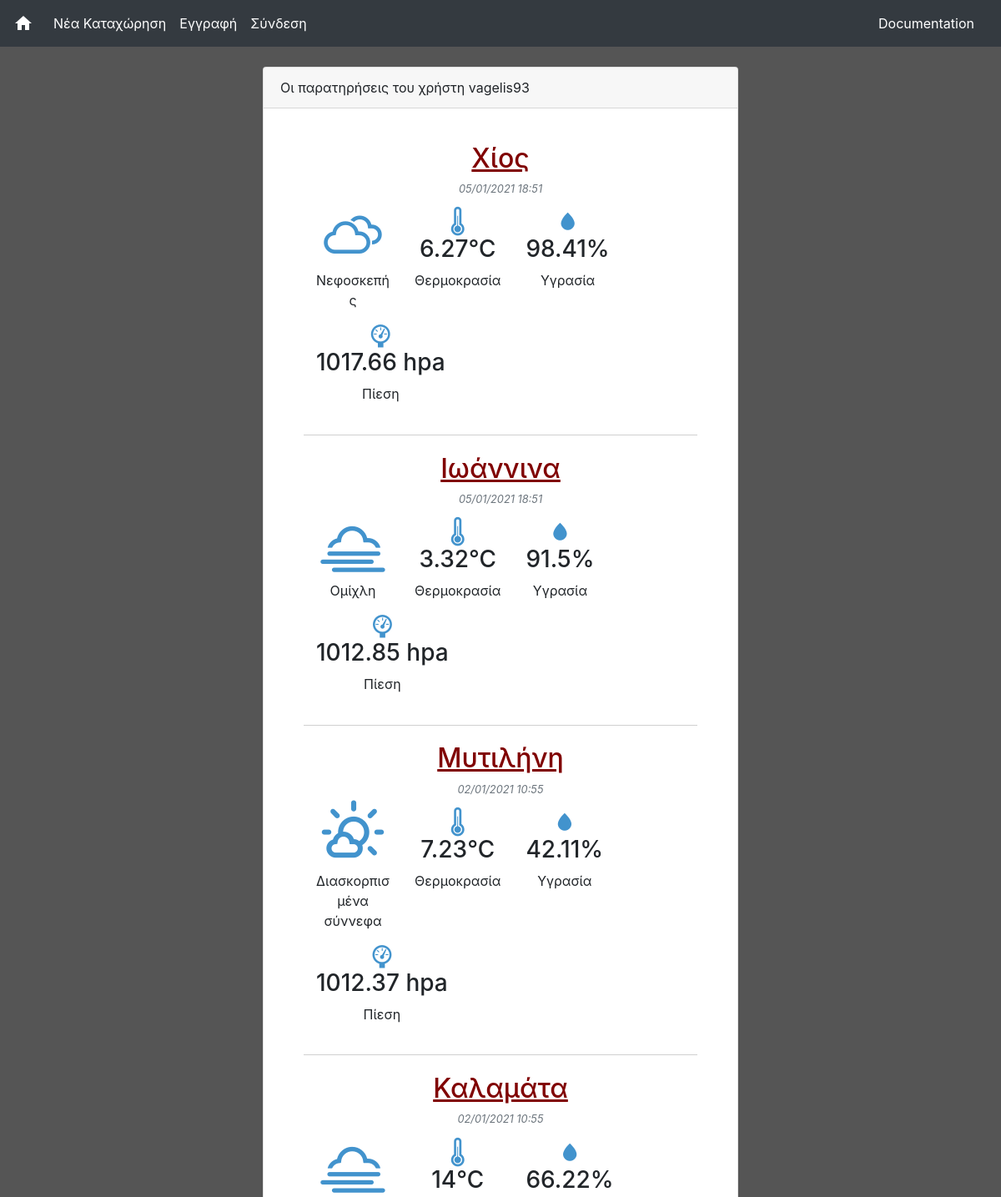
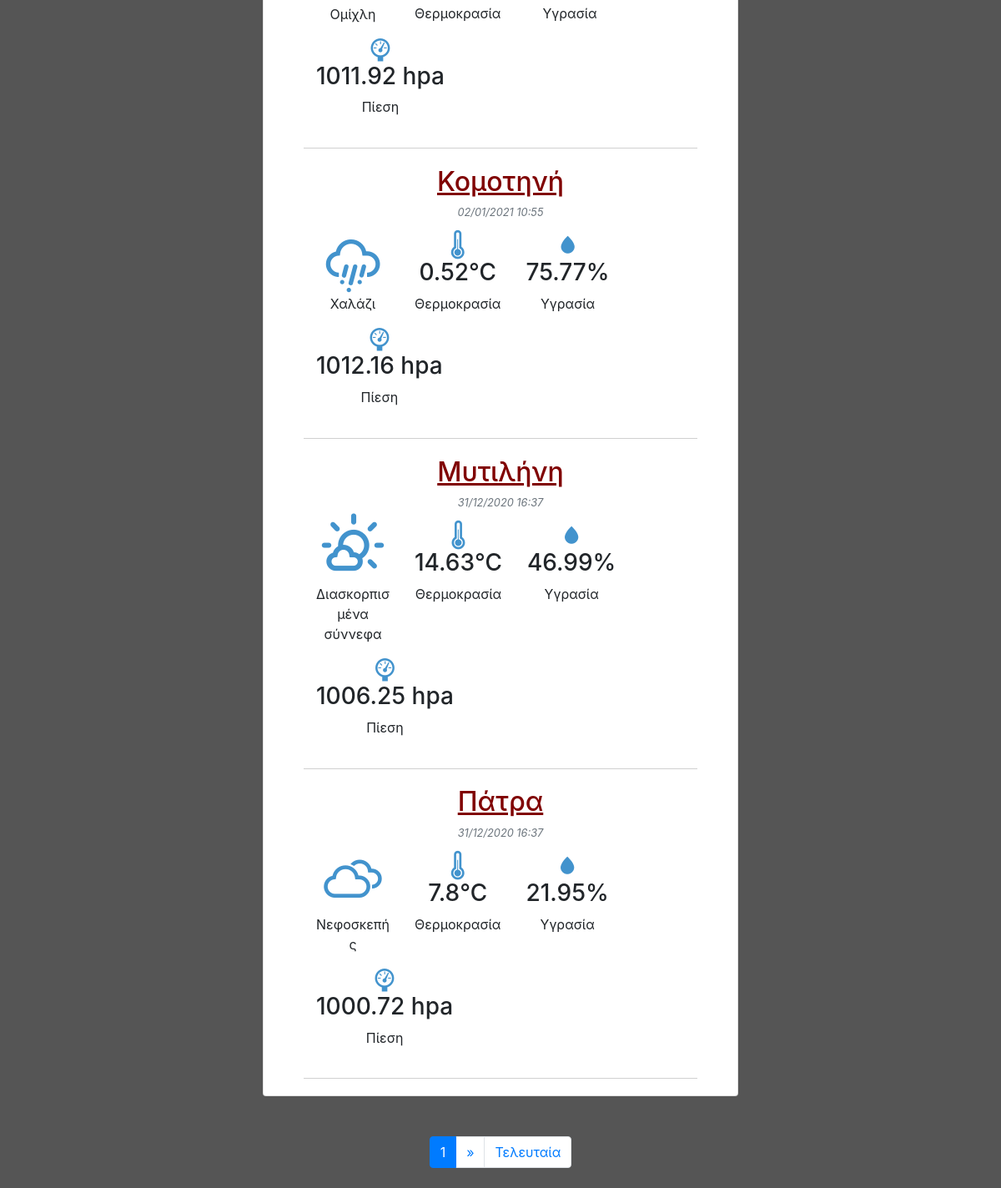
The page /userobservations.php?user=vagelis93 on the database its author committed (2 pictures, top to bottom).
### tables this page shows
CREATE TABLE "observations" (
	"id"	INTEGER UNIQUE,
	"date"	INTEGER NOT NULL,
	"user"	TEXT NOT NULL,
	"latitude"	REAL NOT NULL,
	"longtitude"	REAL NOT NULL,
	"name"	TEXT,
	"temperature"	REAL,
	"humidity"	REAL,
	"pressure"	REAL,
	"conditions"	TEXT,
	"notes"	TEXT,
	PRIMARY KEY("id" AUTOINCREMENT)
);

### userobservations.php (the view, shortened to what this page needs)
<?php session_start();
$page=1;
$records_per_page = 7;
$offset = ($page-1) * $records_per_page;
$db = new SQLite3('databases/database.db');
$username = $_GET['user'];
$observations = $db->query("SELECT * FROM observations WHERE user=\"{$username}\" ORDER BY date DESC LIMIT {$records_per_page} OFFSET {$offset}");
$total_pages = ceil ($db->querySingle("SELECT COUNT(*) as count FROM observations WHERE user=\"{$username}\" ORDER BY date DESC")/$records_per_page);
?>
<html lang="el">
	<head>
		<?php include("includes/frameworks.php")?>
	</head>
	<body>
		<div class="container-fluid h-100">
			<div class="row">
				<div class="col nopadding">
				  <?php include("includes/navmenu.php") ?>
				</div>
			</div>
			<div class="row justify-content-center">
				<div class="col-lg-6">
					<div class="card my-4">
						<div class="card-header">
							Οι παρατηρήσεις του χρήστη <?=$username;?>
						</div>
						<div class="card-body px-5">
							<?php while($row = $observations->fetchArray()): ?>
							<?php $icon = $db->query("SELECT icon FROM conditions WHERE name=\"{$row['conditions']}\"")->fetchArray()['icon'];?>
							<div class="col-auto line-devide">
								<div class="row justify-content-center m-0">
									<div class="col-auto my-auto justify-content-center">
										<h2><a style="text-decoration-line: underline;color:maroon;" href="/obsdetails.php?id=<?=$row['id']?>"><?=$row['name']?></a></h2>
									</div>
								</div>
								<div class="row justify-content-center mb-3">
									<small class="text-muted font-italic"><?=date('d/m/Y H:i', $row['date']);?></small>
								</div>
								<div class="row ">
									<div class="col-3 text-center justify-content-center">
										<div class="text-center"><i class="wi weather-icon-color-blue <?=$icon?>" style="font-size: 60px;margin-bottom:0.2em;"></i></div>
										<div class="text-center"><p><?=$row['conditions']?></p></div>
									</div>
									<div class="col-auto text-center justify-content-center">
										<div><i class="wi weather-icon-color-blue wi-thermometer" style="font-size: 30px;"></i></div>
										<div class="text-center"><h3><?=$row['temperature']?>&#8451;</h3></div>
										<div class="text-center"><p>Θερμοκρασία</p></div>
									</div>
									<div class="col-auto text-center justify-content-center">
										<i class="wi weather-icon-color-blue wi-raindrop" style="font-size: 30px;"></i>
										<div class="text-center"><h3><?=$row['humidity']?>%</h3></div>
										<div class="text-center"><p>Υγρασία</p></div>
									</div>
									<div class="col-auto text-center justify-content-center">
										<i class="wi weather-icon-color-blue wi-barometer" style="font-size: 30px;"></i>
										<div class="text-center"><h3><?=$row['pressure']?> hpa</h3></div>
										<div class="text-center"><p>Πίεση</p></div>
									</div>
								</div>
							</div>
							<?php endwhile; ?>
						</div>
					</div>
				</div>
			</div>
			<div class="row justify-content-center">
				<div class="col-auto">
					<nav aria-label="Page navigation" class="m-4">
					  <ul class="pagination" style="place-content: center;">
						<li class="page-item active" aria-current="page"><a class="page-link" href="#"><?=$page?></a></li>
						<?php if($page+1<=$total_pages): ?>
						<li class="page-item"><a class="page-link" href="<?="?user=".$username."&page=".($page+1)?>"><span aria-hidden="true">&raquo;</span></a></li>
						<li class="page-item"><a class="page-link" href="<?="?user=".$username."&page=".$total_pages?>">Τελευταία</a></li>
						<?php endif; ?>
					  </ul>
					</nav>
				</div>
			</div>
		</div>
	</body>
</html>

### styles/mystyle.css (style rules this page uses)
.nopadding { padding:0px 0px 0px 0px; }
html, body { height:100%; width:100%; background-color:#555555; }
.weather-icon-color-blue { color:#4293cd!important; }
.line-devide { border-bottom: 1px solid #d0d0d0; padding-bottom: 1.3em; margin-top: 1.3em; }

### rows shown on the page
observations: name "Χίος", date "05/01/2021 18:51", conditions "Νεφοσκεπής", temperature "6.27", humidity "98.41", pressure "1017.66"
observations: name "Ιωάννινα", date "05/01/2021 18:51", conditions "Ομίχλη", temperature "3.32", humidity "91.5", pressure "1012.85"
observations: name "Μυτιλήνη", date "02/01/2021 10:55", conditions "Διασκορπισμένα σύννεφα", temperature "7.23", humidity "42.11", pressure "1012.37"
observations: name "Καλαμάτα", date "02/01/2021 10:55", conditions "Ομίχλη", temperature "14", humidity "66.22", pressure "1011.92"
observations: name "Κομοτηνή", date "02/01/2021 10:55", conditions "Χαλάζι", temperature "0.52", humidity "75.77", pressure "1012.16"
observations: name "Μυτιλήνη", date "31/12/2020 16:37", conditions "Διασκορπισμένα σύννεφα", temperature "14.63", humidity "46.99", pressure "1006.25"
observations: name "Πάτρα", date "31/12/2020 16:37", conditions "Νεφοσκεπής", temperature "7.8", humidity "21.95", pressure "1000.72"

### other values the page prints
$username "vagelis93"
$page "1"
